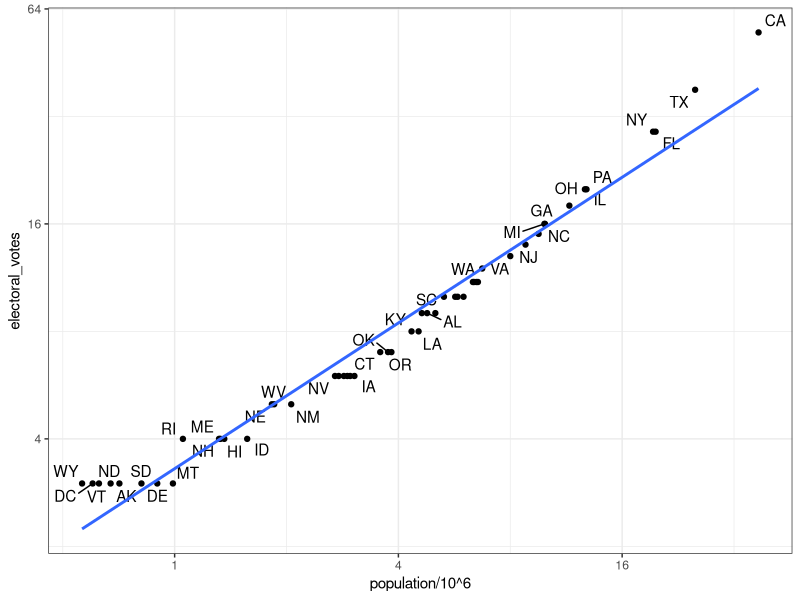

Generate this figure with R:
#import US murders data
library(tidyverse)
install.packages("ggrepel")
library(ggrepel)
library(dslabs)
ds_theme_set()
data(murders)
head(murders)

#import US election results data
data(polls_us_election_2016)
head(results_us_election_2016)
identical(results_us_election_2016$state, murders$state)

#join the murders table and US election results table
tab <- left_join(murders, results_us_election_2016, by='state')
head(tab)

#plot votes v pop
tab %>% ggplot (aes(population/10^6, electoral_votes, label=abb))+
  geom_point() +
  geom_text_repel() +
  scale_x_continuous(trans='log2') +
  scale_y_continuous(trans='log2') +
  geom_smooth(method='lm', se=FALSE)

#make 2 smaller tables to demonstrate joins
tab1 <- slice(murders,1:6) %>% select(state, population)
tab1
tab2 <- slice(results_us_election_2016, c(1:3, 5, 7:8)) %>% select(state, electoral_votes)
tab2

#experiment with different joins
left_join(tab1, tab2)
#left_join: Join matching values from y to x.
tab1 %>% left_join(tab2)
#right_join: Join matching values from x to y.
tab1 %>% right_join(tab2)
#inner_join: Jain data, retain only rows with matches.
inner_join(tab1, tab2)
#semi_join: Return rows of x that have a match in y.
#           Useful to see what will be joined.
semi_join(tab1, tab2)
#anti_join: Return rows of x that do NOT have a match in y.
#           Useful to see what will not be joined.
anti_join(tab1, tab2)
#full join: Join data, return all values, all rows
full_join(tab1,tab2)


#Binding functions do not try to match by a variable, but rather just combine data sets
bind_cols(a=1:3, b=4:6)
#Bind can also bind data frames
tab1 <- tab[,1:3]
tab2 <- tab[,4:6]
tab3 <- tab[,7:9]
new_tab <- bind_cols(tab1,tab2,tab3)
head(new_tab)

tab1 <- tab[1:2,]
tab2 <- tab[3:4,]
bind_rows(tab1,tab2)

intersect(1:10, 6:15)
intersect(c('a','b','c'),c('b','c','d'))
tab1 <- tab[1:5,]
tab2 <- tab[3:7,]
intersect(tab1,tab2)

union(c('a','b','c'),c('b','c','d'))
tab1 <- tab[1:5,]
tab2 <- tab[3:7,]
union(tab1,tab2)

#unlike intersect and union, this function is not symmetric
setdiff(1:10,6:15)
setdiff(6:15,1:10)
